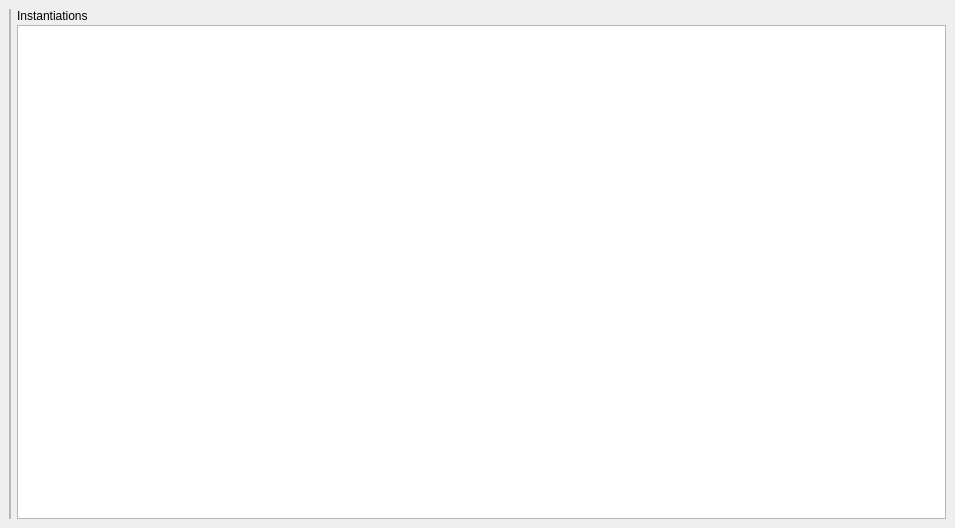
<?xml version="1.0" encoding="UTF-8"?>
<ui version="4.0">
 <class>templex::frontend::ClassInstantiationsPage</class>
 <widget class="QWidget" name="templex::frontend::ClassInstantiationsPage">
  <property name="geometry">
   <rect>
    <x>0</x>
    <y>0</y>
    <width>955</width>
    <height>528</height>
   </rect>
  </property>
  <property name="windowTitle">
   <string>Form</string>
  </property>
  <layout class="QVBoxLayout" name="verticalLayout" stretch="0">
   <property name="spacing">
    <number>6</number>
   </property>
   <property name="leftMargin">
    <number>9</number>
   </property>
   <property name="topMargin">
    <number>9</number>
   </property>
   <property name="rightMargin">
    <number>9</number>
   </property>
   <property name="bottomMargin">
    <number>9</number>
   </property>
   <item>
    <layout class="QHBoxLayout" name="mainLayout" stretch="0,1">
     <property name="spacing">
      <number>6</number>
     </property>
     <property name="leftMargin">
      <number>0</number>
     </property>
     <property name="topMargin">
      <number>0</number>
     </property>
     <property name="rightMargin">
      <number>0</number>
     </property>
     <property name="bottomMargin">
      <number>0</number>
     </property>
     <item>
      <widget class="QFrame" name="classTemplateSelectorWrapper">
       <property name="frameShape">
        <enum>QFrame::StyledPanel</enum>
       </property>
       <property name="frameShadow">
        <enum>QFrame::Raised</enum>
       </property>
       <layout class="QVBoxLayout" name="verticalLayout_2">
        <property name="leftMargin">
         <number>0</number>
        </property>
        <property name="topMargin">
         <number>0</number>
        </property>
        <property name="rightMargin">
         <number>0</number>
        </property>
        <property name="bottomMargin">
         <number>0</number>
        </property>
       </layout>
      </widget>
     </item>
     <item>
      <layout class="QVBoxLayout" name="verticalLayout_3" stretch="0,0">
       <property name="spacing">
        <number>2</number>
       </property>
       <property name="leftMargin">
        <number>0</number>
       </property>
       <property name="topMargin">
        <number>0</number>
       </property>
       <property name="rightMargin">
        <number>0</number>
       </property>
       <property name="bottomMargin">
        <number>0</number>
       </property>
       <item>
        <widget class="QLabel" name="rightLabel">
         <property name="text">
          <string>Instantiations</string>
         </property>
        </widget>
       </item>
       <item>
        <widget class="QTableView" name="rightPane">
         <attribute name="horizontalHeaderCascadingSectionResizes">
          <bool>true</bool>
         </attribute>
         <attribute name="verticalHeaderVisible">
          <bool>false</bool>
         </attribute>
        </widget>
       </item>
      </layout>
     </item>
    </layout>
   </item>
  </layout>
 </widget>
 <resources/>
 <connections/>
</ui>
